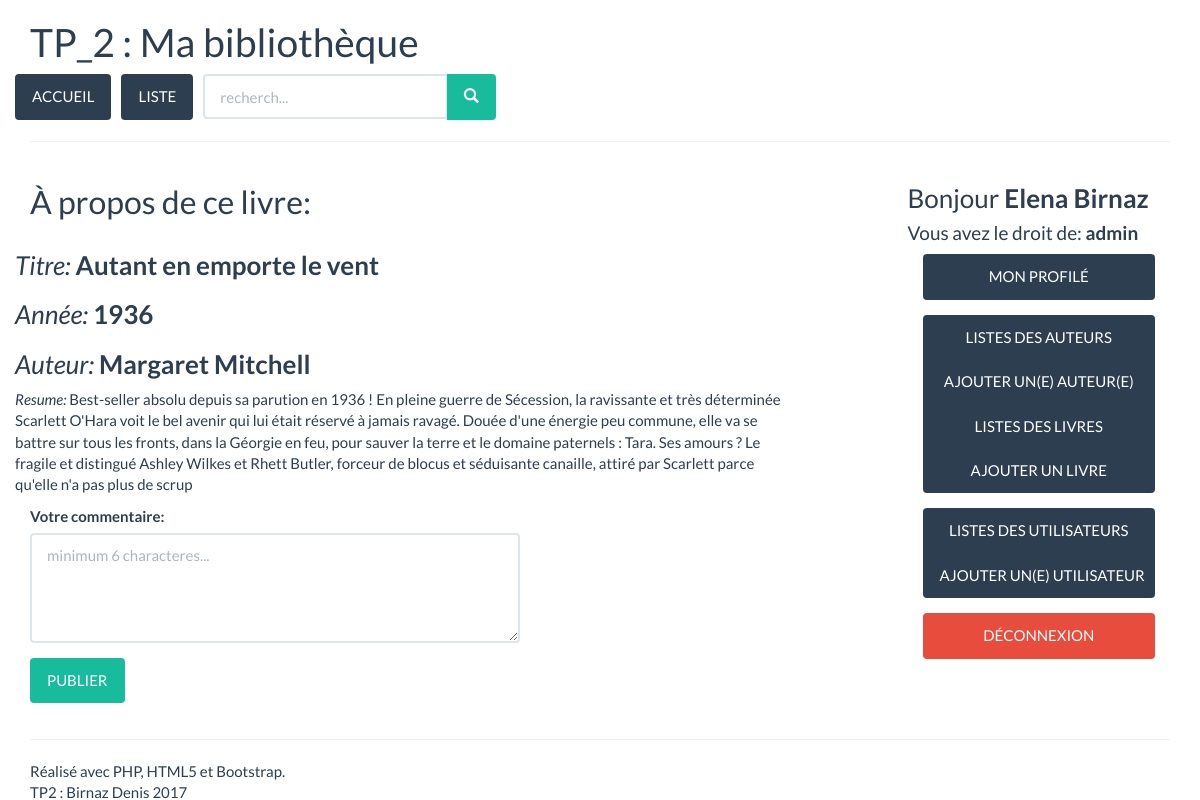
The app's page /index.php?controler=livre&id=2 (signed in) with its own data.
### tables this page shows
CREATE TABLE IF NOT EXISTS `livre` (
  `id_livre` int(11) NOT NULL AUTO_INCREMENT,
  `titre` varchar(25) NOT NULL,
  `annee` int(4) NOT NULL,
  `resume` text,
  `auteur_livre` int(11) NOT NULL,
  PRIMARY KEY (`id_livre`),
  KEY `auteur_livre` (`auteur_livre`)
);

CREATE TABLE IF NOT EXISTS `auteur` (
  `id_auteur` int(11) NOT NULL AUTO_INCREMENT,
  `nom_auteur` varchar(50) NOT NULL,
  PRIMARY KEY (`id_auteur`),
  UNIQUE KEY `nom_auteur` (`nom_auteur`)
);

### controleurs/controleurlivre.class.php (called while the page is built, shortened)
<?php
class ControleurLivre{
	function livreAffiche($id) {
		$oListe = new Livre();
		$liste = $oListe->getLivreID($id);
		$comms = $oListe->getCommentairesLivreID($id);
		$vueLivre = new Vue('Livre');
		$vueLivre->generer(array('livre'=>$liste[0], 'comms'=>$comms));
	}
}

### index.php (called while the page is built, shortened)
<?php
$controleur = new Controleur();
$controleur->routerRequete();
?>

### lib/singletonpdo.class.php (called while the page is built, shortened)
<?php
class SingletonPDO {
    private $PDOInstance = null;
    private static $instance = null;
    private function __construct(){
        $this->PDOInstance = new PDO('mysql:host='. self::DB_SERVEUR .';dbname='. self::DB_NOM, self::DB_LOGIN, self::DB_PASSWORD, array(PDO::MYSQL_ATTR_INIT_COMMAND => 'SET NAMES \'UTF8\''));
    }
    static function getInstance(){
        if(is_null(self::$instance)){
            self::$instance = new SingletonPDO();
        }
        return self::$instance;
    }
    function __call($name, $arguments){
        return $this->PDOInstance->{$name}(implode(',', $arguments));
    }
}

### modeles/livre.class.php (called while the page is built, shortened)
<?php
class Livre {
	function getLivreID($id) {
		$bdd = SingletonPDO::getInstance();
		$livre = $bdd->prepare('
			SELECT id_livre, titre, annee, resume, auteur_livre, nom_auteur
			FROM livre
			JOIN auteur ON auteur_livre = id_auteur
			WHERE id_livre = :id');
		$livre->bindParam(':id', $id);
		$livre->execute();
		return $livre->fetchAll(PDO::FETCH_ASSOC);
	}
}

### vues/vLivre.php (the view, shortened to what this page needs)
<h2>À propos de ce livre:</h2>
	<div class="row">
		<div>
			<h3><i>Titre:</i> <b><?= $livre['titre'] ?></b></h3>
		</div>
		<div>
			<h3><i>Année:</i> <b><?= $livre['annee'] ?></b></h3>
		</div>
		<div>
			<h3><i>Auteur:</i> <b><?= $livre['nom_auteur'] ?></b></h3>
		</div>
		<div>
			<p><i>Resume:</i> <?= $livre['resume'] ?></p>
		</div>
	</div>
	<?php
		if (isset($_SESSION['user_biblio']['statut_user']) && $_SESSION['user_biblio']['statut_user']<=3) {
		?>
<form method="POST" class="form">
	<div class="row">
		<div class="form-group col-md-8">
			<label for="comm_livre">Votre commentaire:</label>
			<textarea placeholder="minimum 6 characteres..." name="comm_livre" id="comm_livre" cols="50" rows="4" class="form-control" required></textarea>
		</div>
	</div>
	<div class="row">
		<div class="form-group col-md-4">
			<input type="submit" id="cree_comm" name="cree_comm" class="btn btn-success" value="PUBLIER">
		</div>
	</div>
</form>
		<?php }
	?>

### records on screen
livre: titre "Autant en emporte le vent", annee "1936", auteur.nom_auteur "Margaret Mitchell", resume "Best-seller absolu depuis sa parution en 1936 ! En pleine guerre de Sécession, la ravissante et très déterminée Scarlett O'Hara voit le bel avenir qui lui était réservé à jamais ravagé. Douée d'une énergie peu commune, elle va se battre sur tous les fronts, dans la Géorgie en feu, pour sauver la terre et le domaine paternels : Tara. Ses amours ? Le fragile et distingué Ashley Wilkes et Rhett Butler, forceur de blocus et séduisante canaille, attiré par Scarlett parce qu'elle n'a pas plus de scrup"

### other values on screen
$_SESSION['user_biblio']["nom_user"] "Elena Birnaz"
$_SESSION['user_biblio']["nom_statut"] "admin"
